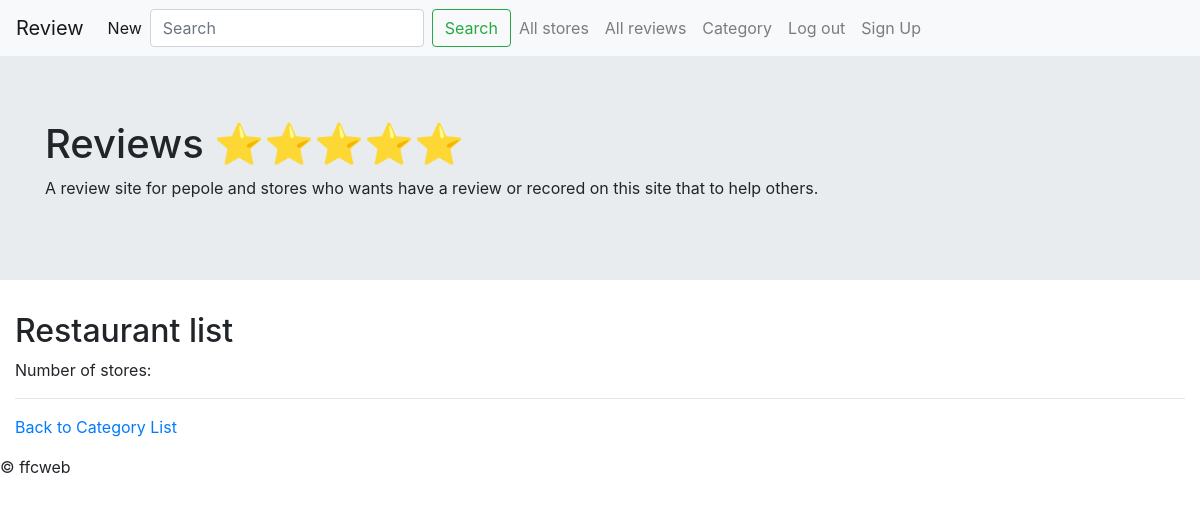
The app's page /rate/categories/3/, older data.
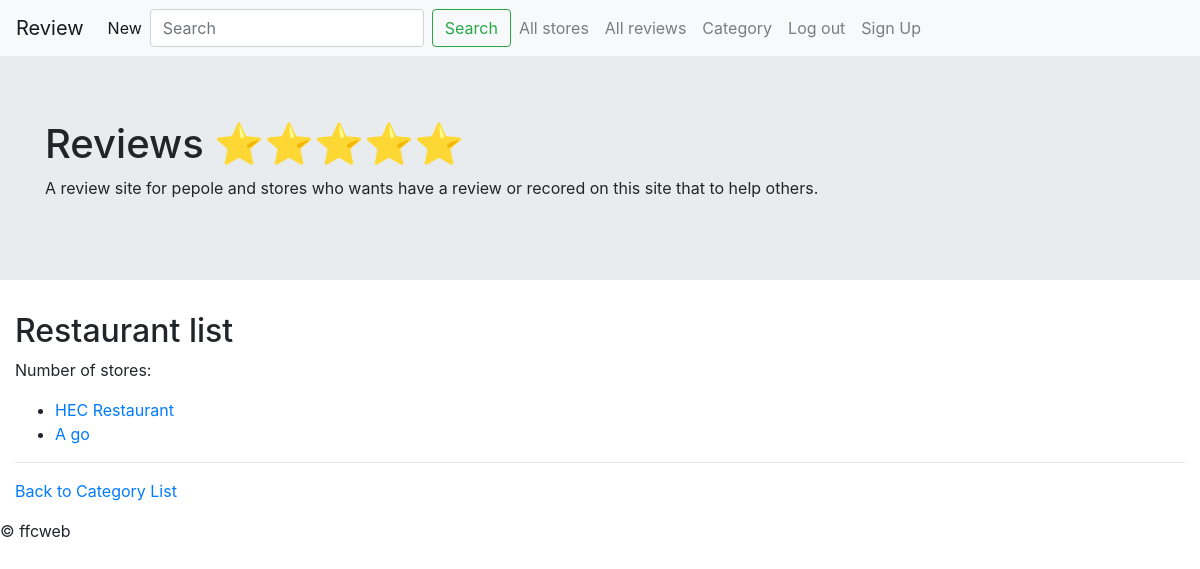
The same page, newer data.
### rate/models.py (models this page shows, shortened)
class Category(models.Model):
    name = models.CharField(max_length=50, unique=True)
    stores = models.ManyToManyField('Store', related_name='categories')
    image_url = models.URLField(max_length=200, null=True, blank=True, default="")
    def __str__(self):
        return self.name

class Store(models.Model):
    name = models.CharField(max_length=200)
    Joined_date = models.DateTimeField("date Joined")
    address = models.CharField(max_length=400)
    introduction = models.CharField(max_length=400)
    opening_time = models.TimeField()
    closing_time = models.TimeField()
    category = models.ForeignKey(Category, on_delete=models.SET_NULL, null=True, blank=True, related_name='store_categories')
    image_url = models.URLField(max_length=200, null=True, blank=True, default="")
    link_url = models.URLField(max_length=200, null=True, blank=True)
    star_rating = models.IntegerField(choices=[(1, '1 star'), (2, '2 stars'), (3, '3 stars'), (4, '4 stars'), (5, '5 stars')], default=1)

### rate/views.py (the view)
# urls.py: path('categories/<int:category_id>/', category_detail, name='category_detail'),
def category_detail(request, category_id):
    category = get_object_or_404(Category, id=category_id)
    print(category)
    context = {'category': category}
    return render(request, 'rate/category_detail.html', context)

### rate/templates/rate/category_detail.html
{% extends 'rate/layout.html' %}
{% block body %}
{% block content %}
<div class="container-fluid">
<h2>{{ category.name }} list</h2>
<p>Number of stores: {{ category.store_set.count }}</p>
    <ul>
        {% for store in category.store_categories.all %}
            <li><a href="{% url 'store_profile' store.id %}">{{ store.name }}</a></li>
        {% endfor %}
    </ul>
<hr>
<p><a href="{% url 'category_list' %}">Back to Category List</a></p>
</div>
{% endblock %}
{% endblock %}

### rate/templates/rate/layout.html (shortened to what this page needs)
{% load static %}
<!DOCTYPE html>
<html lang="en">
    <head>
      <link rel="stylesheet" href="https://cdn.jsdelivr.net/npm/bootstrap@4.6.2/dist/css/bootstrap.min.css">
      <link rel="stylesheet" href="https://stackpath.bootstrapcdn.com/bootstrap/4.4.1/css/bootstrap.min.css">
      <link href="{% static 'rate/styles.css' %}" rel="stylesheet">
    </head>
    <body>
      <header>
        {% block header %}
        <nav class="navbar navbar-expand-lg navbar-light bg-light">
          <a class="navbar-brand" href="#">Review</a>
        <div class="collapse navbar-collapse" id="navbarSupportedContent">
          <ul class="navbar-nav mr-auto">
          {% if user.is_authenticated %}
          <!-- <li class="nav-item">
              <a class="nav-link" href="{% url 'create_review' %}">Create Reviews</a>
          </li> -->
          <li class="nav-item active">
              <a class="nav-link" href="{% url 'index' %}">New <span class="sr-only">(current)</span></a>
          </li>
          <li class="nav-item">
            <a class="nav-link" href="{% url 'user_profile' user_id=user.id %}">Profile</a>
          </li>
          <form class="form-inline my-2 my-lg-0">
            <input class="form-control mr-sm-2" type="search" placeholder="Search" aria-label="Search">
            <button class="btn btn-outline-success my-2 my-sm-0" type="submit">Search</button>
          </form>
          <li class="nav-item">
              <a class="nav-link" href="{% url 'store_list' %}">All stores</a>
          </li>
          <li class="nav-item">
              <a class="nav-link" href="{% url 'all_reviews' %}">All reviews</a>
          </li>
          <li class="nav-item">
            <a class="nav-link" href="{% url 'category_list' %}">Category</a>
          </li>
          <li class="nav-item">
            <a class="nav-link" href="{% url 'login' %}">Log out</a>
          </li>
          </ul>
          {% else %}
          <li class="nav-item active">
              <a class="nav-link" href="{% url 'index' %}">New <span class="sr-only">(current)</span></a>
          </li>
          <form class="form-inline my-2 my-lg-0">
            <input class="form-control mr-sm-2" type="search" placeholder="Search" aria-label="Search">
            <button class="btn btn-outline-success my-2 my-sm-0" type="submit">Search</button>
          </form>
          <li class="nav-item">
              <a class="nav-link" href="{% url 'store_list' %}">All stores</a>
          </li>
          <li class="nav-item">
              <a class="nav-link" href="{% url 'all_reviews' %}">All reviews</a>
          </li>
          <li class="nav-item">
            <a class="nav-link" href="{% url 'category_list' %}">Category</a>
          </li>
          <li class="nav-item">
            <a class="nav-link" href="{% url 'login' %}">Log out</a>
          </li>
          <li class="nav-item">
            <a class="nav-link" href="{% url 'register' %}">Sign Up</a>
          </li>
        </ul>
      </div>
    </nav>
    {% endif %}
{% endblock %}
</header>
<div class="jumbotron jumbotron-fluid">
  <div class="container">
    <h1>Reviews ⭐⭐⭐⭐⭐</h1>
    <p>A review site for pepole and stores who wants have a review or recored on this site that to help others.</p>
  </div>
</div>
<main>
    {% block body %}
    {% endblock %}
</main>
  {% block footer %}
<footer>
  <p>&copy;  ffcweb </p>
</footer>
  {% endblock %}
<body>
</html>

Row changes from the older to the newer data that the page shows:
added Store: name "HEC Restaurant"
added Store: name "A go"
